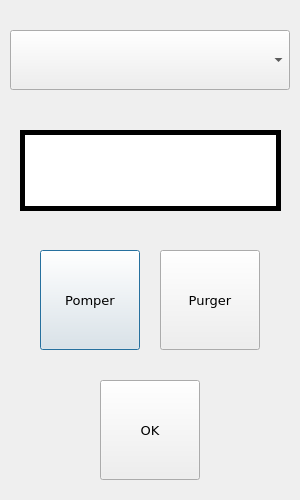
<?xml version="1.0" encoding="UTF-8"?>
<ui version="4.0">
 <class>Drink</class>
 <widget class="QDialog" name="Drink">
  <property name="geometry">
   <rect>
    <x>0</x>
    <y>0</y>
    <width>300</width>
    <height>500</height>
   </rect>
  </property>
  <property name="minimumSize">
   <size>
    <width>300</width>
    <height>500</height>
   </size>
  </property>
  <property name="maximumSize">
   <size>
    <width>300</width>
    <height>500</height>
   </size>
  </property>
  <property name="font">
   <font>
    <family>Verdana</family>
    <pointsize>25</pointsize>
    <weight>75</weight>
    <bold>true</bold>
   </font>
  </property>
  <property name="windowTitle">
   <string>Dialog</string>
  </property>
  <widget class="QComboBox" name="list">
   <property name="geometry">
    <rect>
     <x>10</x>
     <y>30</y>
     <width>280</width>
     <height>60</height>
    </rect>
   </property>
   <property name="editable">
    <bool>false</bool>
   </property>
   <property name="currentText">
    <string/>
   </property>
  </widget>
  <widget class="QLineEdit" name="name">
   <property name="geometry">
    <rect>
     <x>20</x>
     <y>130</y>
     <width>261</width>
     <height>81</height>
    </rect>
   </property>
   <property name="font">
    <font>
     <family>Verdana</family>
     <pointsize>10</pointsize>
     <weight>75</weight>
     <bold>true</bold>
    </font>
   </property>
   <property name="styleSheet">
    <string notr="true">border: 5px solid;</string>
   </property>
   <property name="text">
    <string/>
   </property>
   <property name="frame">
    <bool>false</bool>
   </property>
   <property name="alignment">
    <set>Qt::AlignCenter</set>
   </property>
   <property name="readOnly">
    <bool>true</bool>
   </property>
  </widget>
  <widget class="QPushButton" name="pump">
   <property name="geometry">
    <rect>
     <x>40</x>
     <y>250</y>
     <width>100</width>
     <height>100</height>
    </rect>
   </property>
   <property name="font">
    <font>
     <pointsize>10</pointsize>
     <weight>50</weight>
     <bold>false</bold>
    </font>
   </property>
   <property name="text">
    <string>Pomper</string>
   </property>
  </widget>
  <widget class="QPushButton" name="purge">
   <property name="geometry">
    <rect>
     <x>160</x>
     <y>250</y>
     <width>100</width>
     <height>100</height>
    </rect>
   </property>
   <property name="font">
    <font>
     <pointsize>10</pointsize>
     <weight>50</weight>
     <bold>false</bold>
    </font>
   </property>
   <property name="text">
    <string>Purger</string>
   </property>
  </widget>
  <widget class="QPushButton" name="ok">
   <property name="geometry">
    <rect>
     <x>100</x>
     <y>380</y>
     <width>100</width>
     <height>100</height>
    </rect>
   </property>
   <property name="font">
    <font>
     <pointsize>10</pointsize>
     <weight>50</weight>
     <bold>false</bold>
    </font>
   </property>
   <property name="text">
    <string>OK</string>
   </property>
  </widget>
 </widget>
 <resources>
  <include location="../../images/resources.qrc"/>
 </resources>
 <connections/>
</ui>
